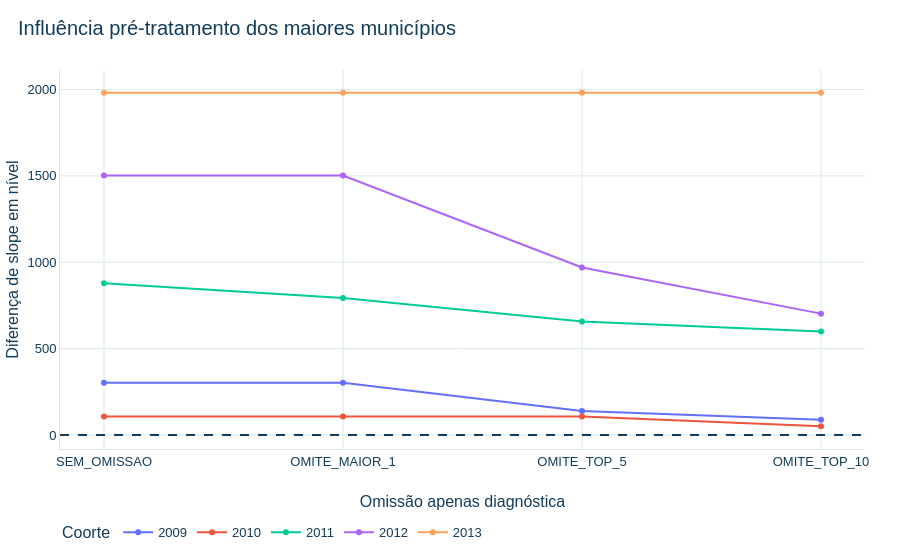

Source (notebook cell):
### Markdown cell above
## 6. Influência de municípios grandes — somente pré-tratamento

### Code cell
influencia = d18.diagnostico_influencia_pre(amostra)
influencia.to_csv(OUT_DIAG / 'D18_influencia_pre.csv', index=False, encoding='utf-8-sig')
mostrar(influencia, 30)
fig = px.line(influencia, x='cenario', y='diferenca_slope_nivel', color='coorte_g', markers=True, labels={'cenario': 'Omissão apenas diagnóstica', 'diferenca_slope_nivel': 'Diferença de slope em nível', 'coorte_g': 'Coorte'}, title='Influência pré-tratamento dos maiores municípios')
fig.add_hline(y=0, line_dash='dash', line_color=CORES_IPT['AZUL_ESCURO'])
salvar_figura(fig, 'd18_05_influencia_pre')
fig.show()

### Figure 1 — Plotly figure (JSON) as saved in the notebook; plotly's stock layout.template omitted (floating-point values rounded to 4 significant figures)
{"data": [{"hovertemplate": "Coorte=2009<br>Omissão apenas diagnóstica=%{x}<br>Diferença de slope em nível=%{y}<extra></extra>", "legendgroup": "2009", "line": {"color": "#636efa", "dash": "solid"}, "marker": {"symbol": "circle"}, "mode": "lines+markers", "name": "2009", "orientation": "v", "showlegend": true, "type": "scatter", "x": ["SEM_OMISSAO", "OMITE_MAIOR_1", "OMITE_TOP_5", "OMITE_TOP_10"], "xaxis": "x", "y": [303.2, 303.2, 139.1, 88.53], "yaxis": "y"}, {"hovertemplate": "Coorte=2010<br>Omissão apenas diagnóstica=%{x}<br>Diferença de slope em nível=%{y}<extra></extra>", "legendgroup": "2010", "line": {"color": "#EF553B", "dash": "solid"}, "marker": {"symbol": "circle"}, "mode": "lines+markers", "name": "2010", "orientation": "v", "showlegend": true, "type": "scatter", "x": ["SEM_OMISSAO", "OMITE_MAIOR_1", "OMITE_TOP_5", "OMITE_TOP_10"], "xaxis": "x", "y": [107.6, 107.6, 107.6, 50.66], "yaxis": "y"}, {"hovertemplate": "Coorte=2011<br>Omissão apenas diagnóstica=%{x}<br>Diferença de slope em nível=%{y}<extra></extra>", "legendgroup": "2011", "line": {"color": "#00cc96", "dash": "solid"}, "marker": {"symbol": "circle"}, "mode": "lines+markers", "name": "2011", "orientation": "v", "showlegend": true, "type": "scatter", "x": ["SEM_OMISSAO", "OMITE_MAIOR_1", "OMITE_TOP_5", "OMITE_TOP_10"], "xaxis": "x", "y": [878.2, 793.3, 657.4, 599.3], "yaxis": "y"}, {"hovertemplate": "Coorte=2012<br>Omissão apenas diagnóstica=%{x}<br>Diferença de slope em nível=%{y}<extra></extra>", "legendgroup": "2012", "line": {"color": "#ab63fa", "dash": "solid"}, "marker": {"symbol": "circle"}, "mode": "lines+markers", "name": "2012", "orientation": "v", "showlegend": true, "type": "scatter", "x": ["SEM_OMISSAO", "OMITE_MAIOR_1", "OMITE_TOP_5", "OMITE_TOP_10"], "xaxis": "x", "y": [1502.0, 1502.0, 969.8, 702.7], "yaxis": "y"}, {"hovertemplate": "Coorte=2013<br>Omissão apenas diagnóstica=%{x}<br>Diferença de slope em nível=%{y}<extra></extra>", "legendgroup": "2013", "line": {"color": "#FFA15A", "dash": "solid"}, "marker": {"symbol": "circle"}, "mode": "lines+markers", "name": "2013", "orientation": "v", "showlegend": true, "type": "scatter", "x": ["SEM_OMISSAO", "OMITE_MAIOR_1", "OMITE_TOP_5", "OMITE_TOP_10"], "xaxis": "x", "y": [1981.0, 1981.0, 1981.0, 1981.0], "yaxis": "y"}], "layout": {"font": {"color": "#133C5A", "family": "Arial", "size": 13}, "legend": {"title": {"text": "Coorte"}, "tracegroupgap": 0}, "paper_bgcolor": "#FFFFFF", "plot_bgcolor": "#FFFFFF", "shapes": [{"line": {"color": "#133C5A", "dash": "dash"}, "type": "line", "x0": 0, "x1": 1, "xref": "x domain", "y0": 0, "y1": 0, "yref": "y"}], "title": {"text": "Influência pré-tratamento dos maiores municípios"}, "xaxis": {"anchor": "y", "domain": [0.0, 1.0], "title": {"text": "Omissão apenas diagnóstica"}}, "yaxis": {"anchor": "x", "domain": [0.0, 1.0], "title": {"text": "Diferença de slope em nível"}}}}
